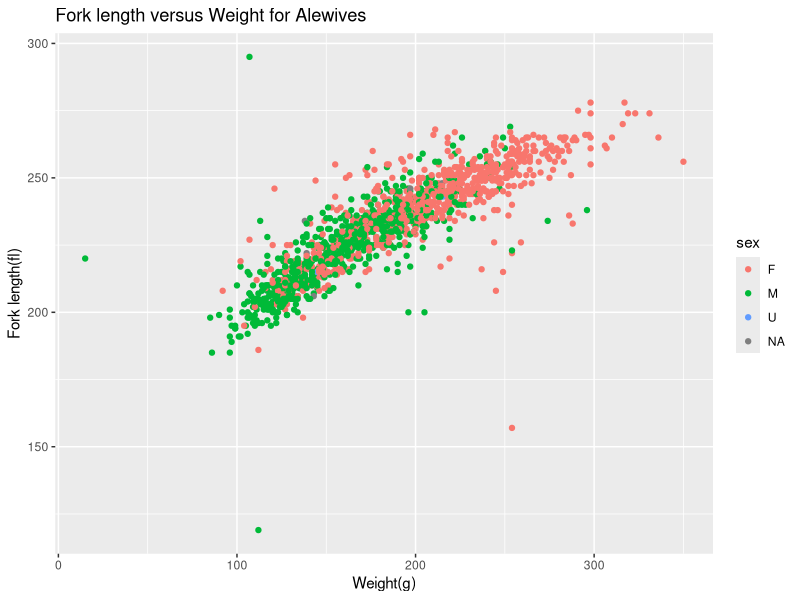
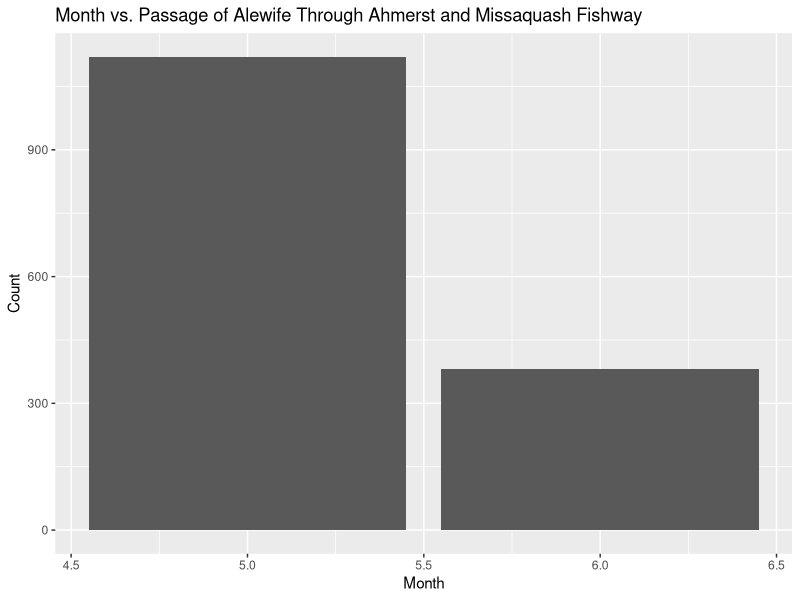
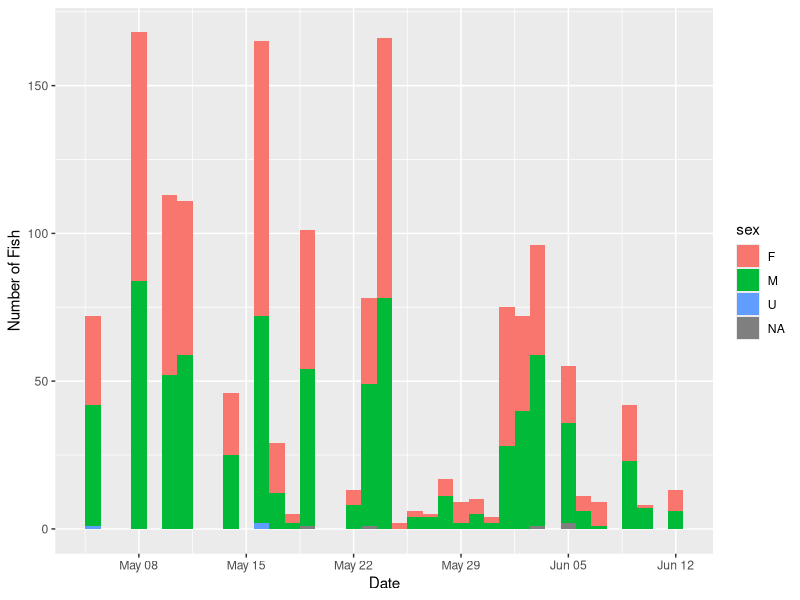

The R script that drew these images, in order:
## ---- chunk 1

## ---- chunk 2
knitr::opts_chunk$set(echo = TRUE)
## ---- chunk 3
library("tidyverse")

alewife17 <- read_csv("alewife13_17.csv", cols(fl = col_integer(), tl = col_integer(), TL...FL = col_integer(), w = col_integer(), pit = col_character(), h = col_integer(), min = col_integer(), sx = col_character(), d = col_integer(), m = col_integer(), y = col_integer(), sp = col_character(), site = col_character()), col_names = TRUE)

alewife17 <- read.csv("alewife13_17.csv", na = c("na", "NA"))
names(alewife17)
## ---- chunk 4
alewife17.df <- filter(alewife17, y==2017)
## ---- chunk 5

alewife17.df %>%
  count(sx)

## ---- chunk 6
aw.df <- mutate(alewife17.df, 
                sex = toupper(str_trim(sx)), 
                sex = ifelse(sex %in% c("-","?", "NA"), "U", sex))
# check
with(aw.df, table(sex, sx))
## ---- chunk 7
aw.df$sx <- NULL
## ---- chunk 8
aw.df <- mutate(aw.df,w = ifelse(w %in% c("na"), "NA", w))
View(aw.df)
## ---- chunk 9
ggplot(data= aw.df,mapping= aes(x=w,y=fl,colour=sex),position="jitter")+
  geom_point()+
  ggtitle("Fork length versus Weight for Alewives")+
  xlab("Weight(g)")+
  ylab("Fork length(fl)")

#can't get the x axis to work...
## ---- chunk 10
library(lubridate)

aw.df %>%
  mutate(month=month(m,label=TRUE)) %>%
  ggplot(aes(x=m))+
  geom_bar()+
  ggtitle("Month vs. Passage of Alewife Through Ahmerst and Missaquash Fishway")+
  xlab("Month")+
  ylab("Count")
## ---- chunk 11

aw.df <- aw.df %>%
  mutate(enter = make_date(y, m, d))

ggplot(aw.df, aes(enter))+
  geom_histogram(aes(fill = sex), binwidth = 1)+
  xlab("Date")+
  ylab("Number of Fish")

## ---- chunk 12
aw.df <- aw.df %>%
  mutate(length = ntile(tl, 10))

View(aw.df)
